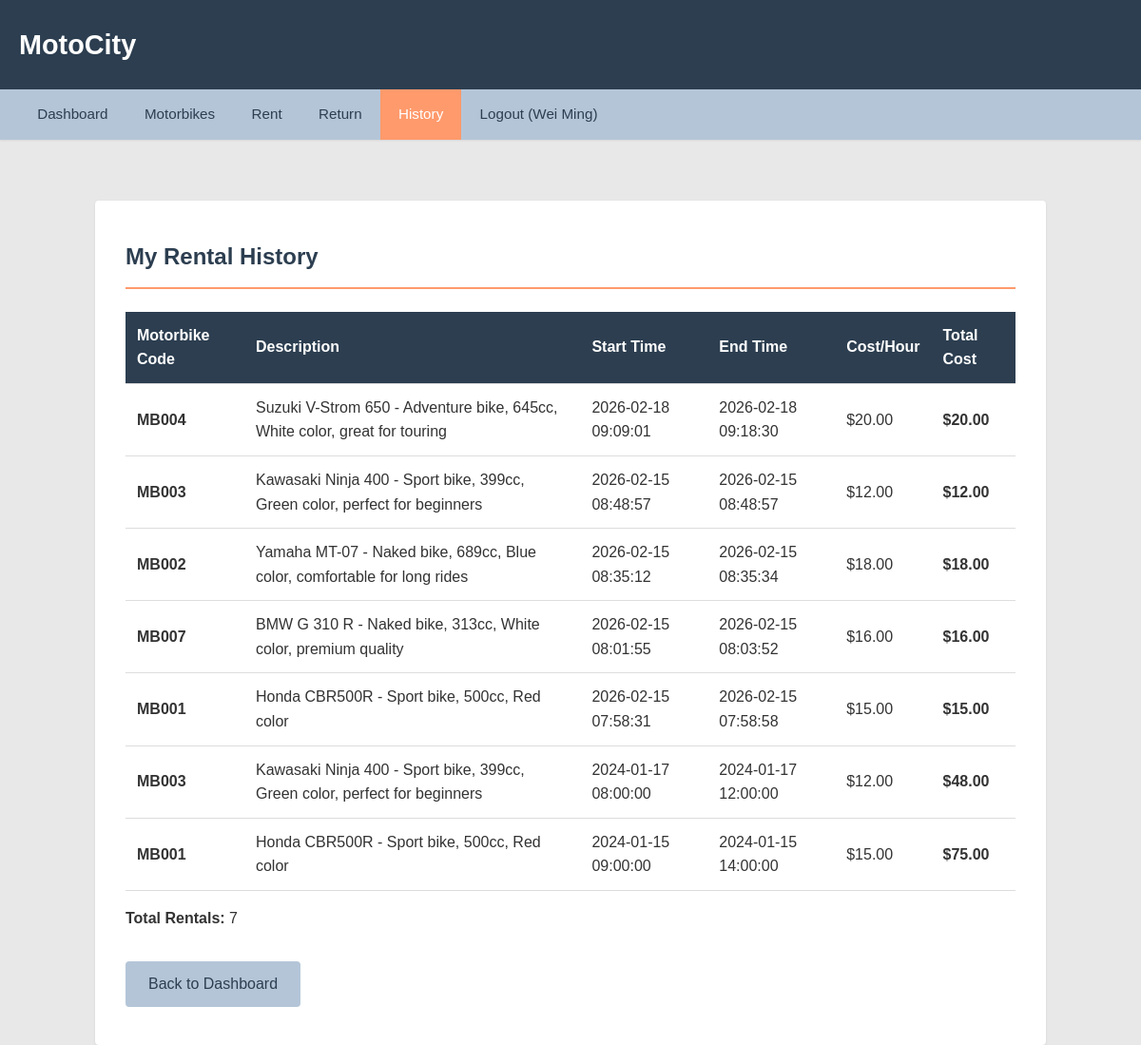
The app's page /rentals_history.php (signed in) with its own data.
### tables this page shows
CREATE TABLE `rentals` (
  `rentalId` int(11) NOT NULL AUTO_INCREMENT,
  `userId` int(11) NOT NULL,
  `motorbikeCode` varchar(50) NOT NULL,
  `startDateTime` datetime NOT NULL,
  `endDateTime` datetime DEFAULT NULL,
  `costPerHourAtStart` decimal(10,2) NOT NULL,
  `status` enum('ACTIVE','COMPLETED') NOT NULL DEFAULT 'ACTIVE',
  `created_at` timestamp NOT NULL DEFAULT current_timestamp(),
  PRIMARY KEY (`rentalId`),
  KEY `idx_user` (`userId`),
  KEY `idx_motorbike` (`motorbikeCode`),
  KEY `idx_status` (`status`),
  KEY `idx_start_date` (`startDateTime`),
  CONSTRAINT `rentals_ibfk_1` FOREIGN KEY (`userId`) REFERENCES `users` (`id`) ON DELETE CASCADE,
  CONSTRAINT `rentals_ibfk_2` FOREIGN KEY (`motorbikeCode`) REFERENCES `motorbikes` (`code`) ON DELETE CASCADE
);

CREATE TABLE `motorbikes` (
  `code` varchar(50) NOT NULL,
  `rentingLocation` varchar(200) NOT NULL,
  `description` text NOT NULL,
  `costPerHour` decimal(10,2) NOT NULL CHECK (`costPerHour` > 0),
  `created_at` timestamp NOT NULL DEFAULT current_timestamp(),
  PRIMARY KEY (`code`),
  KEY `idx_location` (`rentingLocation`)
);

### classes/Database.php (called while the page is built, shortened)
<?php
class Database {
    private static $instance = null;
    private $conn;
    private function __construct() {
        $servername = "localhost";
        $username = "root";
        $password = "";
        $dbname = "motocity";
        $this->conn = new mysqli($servername, $username, $password, $dbname);
    }
    public static function getInstance() {
        if (self::$instance === null) {
            self::$instance = new Database();
        }
        return self::$instance;
    }
    public function getConnection() {
        return $this->conn;
    }
}
?>

### classes/Auth.php (called while the page is built, shortened)
<?php
class Auth {
    public static function getCurrentUserId() {
        return $_SESSION['user_id'] ?? null;
    }
}
?>

### classes/Rental.php (called while the page is built, shortened)
<?php
class Rental {
    private $conn;
    public function __construct() {
        $this->conn = Database::getInstance()->getConnection();
    }
    public function getCompletedRentalsByUser($userId) {
        $stmt = $this->conn->prepare("SELECT r.*, m.description, m.rentingLocation
                                       FROM rentals r
                                       INNER JOIN motorbikes m ON r.motorbikeCode = m.code
                                       WHERE r.userId = ? AND r.status = 'COMPLETED'
                                       ORDER BY r.endDateTime DESC");
        $stmt->bind_param("i", $userId);
        $stmt->execute();
        $result = $stmt->get_result();
        return $result->fetch_all(MYSQLI_ASSOC);
    }
    public function calculateTotalCost($startDateTime, $endDateTime, $costPerHour) {
        $start = new DateTime($startDateTime);
        $end = new DateTime($endDateTime);
        $interval = $start->diff($end);
        $hours = $interval->h + ($interval->days * 24) + ($interval->i / 60) + ($interval->s / 3600);
        if ($hours < 1) {
            $hours = 1;
        }
        $totalCost = $hours * $costPerHour;
        return round($totalCost, 2);
    }
}
?>

### rentals_history.php (the view, shortened to what this page needs)
<?php
require_once 'classes/Database.php';
require_once 'classes/Auth.php';
require_once 'classes/Rental.php';
$rental = new Rental();
$completedRentals = $rental->getCompletedRentalsByUser(Auth::getCurrentUserId());
?>
<!DOCTYPE html>
<html lang="en">
<head>
    <link rel="stylesheet" href="assets/css/style.css">
</head>
<body>
    <?php include 'includes/header.php'; ?>
    <?php include 'includes/nav.php'; ?>
    <main class="container">
        <h2>My Rental History</h2>
        <?php if (empty($completedRentals)): ?>
            <div class="message info">
                You have no completed rentals yet.
            </div>
        <?php else: ?>
            <table>
                <thead>
                    <tr>
                        <th>Motorbike Code</th>
                        <th>Description</th>
                        <th>Start Time</th>
                        <th>End Time</th>
                        <th>Cost/Hour</th>
                        <th>Total Cost</th>
                    </tr>
                </thead>
                <tbody>
                    <?php foreach ($completedRentals as $r): ?>
                        <?php
                        $totalCost = $rental->calculateTotalCost(
                            $r['startDateTime'],
                            $r['endDateTime'],
                            $r['costPerHourAtStart']
                        );
                        ?>
                        <tr>
                            <td><strong><?php echo htmlspecialchars($r['motorbikeCode']); ?></strong></td>
                            <td><?php echo htmlspecialchars($r['description']); ?></td>
                            <td><?php echo $r['startDateTime']; ?></td>
                            <td><?php echo $r['endDateTime']; ?></td>
                            <td>$<?php echo number_format($r['costPerHourAtStart'], 2); ?></td>
                            <td><strong>$<?php echo number_format($totalCost, 2); ?></strong></td>
                        </tr>
                    <?php endforeach; ?>
                </tbody>
            </table>
            <p class="mt-1"><strong>Total Rentals:</strong> <?php echo count($completedRentals); ?></p>
        <?php endif; ?>
        <div class="mt-2">
            <a href="dashboard.php" class="btn btn-secondary">Back to Dashboard</a>
        </div>
    </main>
</body>
</html>

### assets/css/style.css (style rules this page uses)
:root { --color-light: #E8E8E8; --color-secondary: #B4C5D8; --color-primary: #2C3E50; --color-accent: #FF9A6C; --color-text: #333; --color-white: #ffffff; }
* { margin: 0; padding: 0; box-sizing: border-box; }
body { font-family: Arial, sans-serif; line-height: 1.6; color: var(--color-text); background-color: var(--color-light); }
.container { max-width: 1200px; margin: 0 auto; padding: 0px 20px; }
main { background-color: var(--color-white); margin: 4rem auto 3rem auto; padding: 2rem; border-radius: 4px; box-shadow: 0 1px 3px rgba(0,0,0,0.08); min-height: 500px; }
h2 { color: var(--color-primary); margin-bottom: 1.5rem; border-bottom: 2px solid var(--color-accent); padding-bottom: 0.75rem; font-weight: 600; }
.btn { display: inline-block; padding: 0.75rem 1.5rem; background-color: var(--color-accent); color: var(--color-white); border: none; border-radius: 4px; cursor: pointer; text-decoration: none; font-size: 1rem; font-weight: 500; line-height: 1.5; box-sizing: border-box; }
.btn-secondary { background-color: var(--color-secondary); color: var(--color-primary); padding: 0.75rem 1.5rem; line-height: 1.5; }
table { width: 100%; border-collapse: collapse; margin-top: 1rem; }
table th, table td { padding: 0.75rem; text-align: left; border-bottom: 1px solid #ddd; }
table th { background-color: var(--color-primary); color: var(--color-white); font-weight: bold; }
.mt-1 { margin-top: 1rem; }
.mt-2 { margin-top: 2rem; }

### rentals_history.php (style rules this page uses)
main.container { max-width: 1000px; padding: 2.5rem 2rem; margin-top: 4rem; }

### records on screen
rentals: motorbikeCode "MB004", motorbikeCode.description "Suzuki V-Strom 650 - Adventure bike, 645cc, White color, great for touring", startDateTime "2026-02-18 09:09:01", endDateTime "2026-02-18 09:18:30", costPerHourAtStart "20.00"
rentals: motorbikeCode "MB003", motorbikeCode.description "Kawasaki Ninja 400 - Sport bike, 399cc, Green color, perfect for beginners", startDateTime "2026-02-15 08:48:57", endDateTime "2026-02-15 08:48:57", costPerHourAtStart "12.00"
rentals: motorbikeCode "MB002", motorbikeCode.description "Yamaha MT-07 - Naked bike, 689cc, Blue color, comfortable for long rides", startDateTime "2026-02-15 08:35:12", endDateTime "2026-02-15 08:35:34", costPerHourAtStart "18.00"
rentals: motorbikeCode "MB007", motorbikeCode.description "BMW G 310 R - Naked bike, 313cc, White color, premium quality", startDateTime "2026-02-15 08:01:55", endDateTime "2026-02-15 08:03:52", costPerHourAtStart "16.00"
rentals: motorbikeCode "MB001", motorbikeCode.description "Honda CBR500R - Sport bike, 500cc, Red color", startDateTime "2026-02-15 07:58:31", endDateTime "2026-02-15 07:58:58", costPerHourAtStart "15.00"
rentals: motorbikeCode "MB003", motorbikeCode.description "Kawasaki Ninja 400 - Sport bike, 399cc, Green color, perfect for beginners", startDateTime "2024-01-17 08:00:00", endDateTime "2024-01-17 12:00:00", costPerHourAtStart "12.00", totalCost "48.00"
rentals: motorbikeCode "MB001", motorbikeCode.description "Honda CBR500R - Sport bike, 500cc, Red color", startDateTime "2024-01-15 09:00:00", endDateTime "2024-01-15 14:00:00", costPerHourAtStart "15.00", totalCost "75.00"

### other values on screen
Auth::getCurrentUserName() "Wei Ming"
count($completedRentals) "7"
